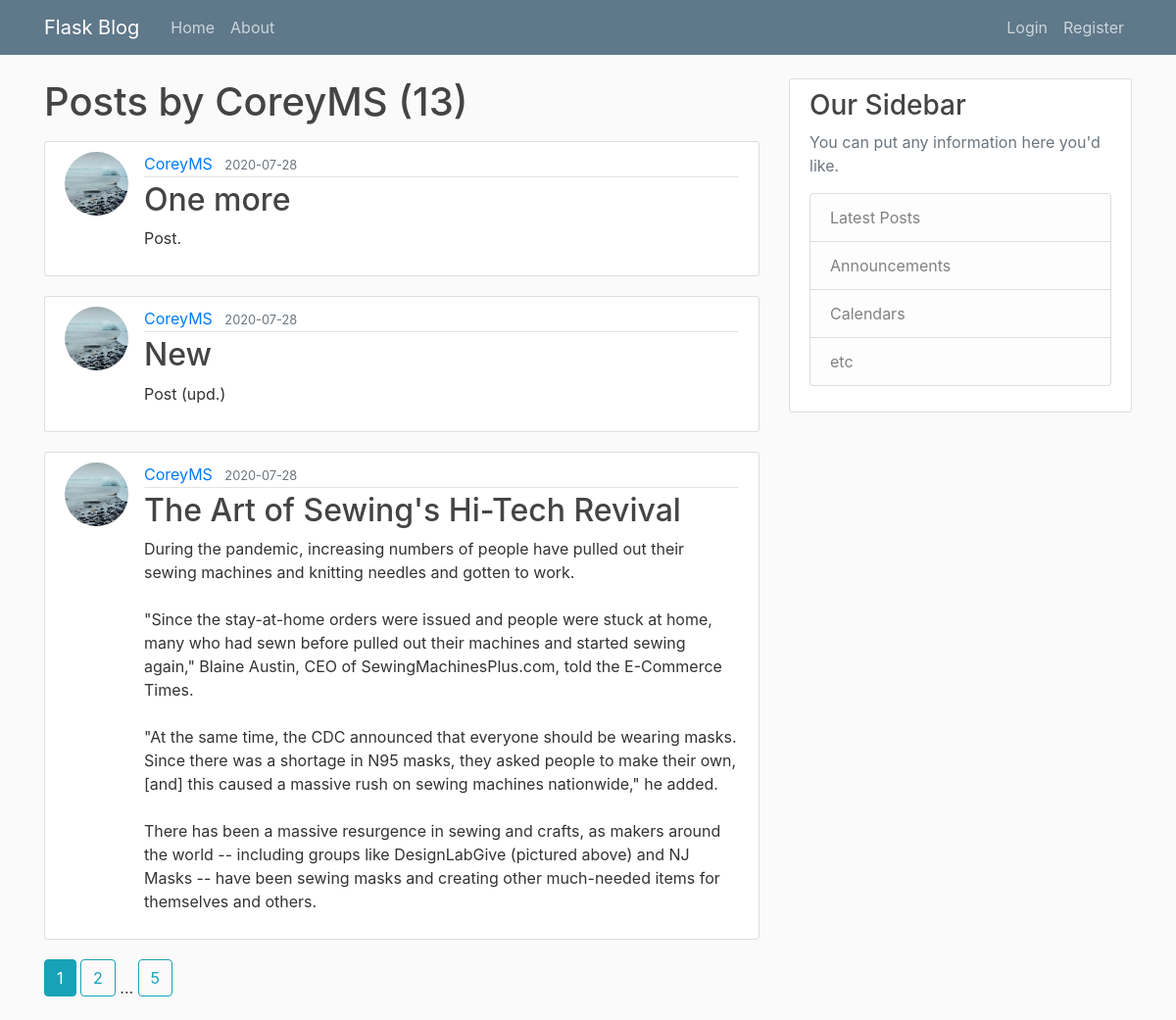
The app's page /user/CoreyMS with its own data.
### flaskblog/models.py (models this page shows, shortened)
class User(db.Model, UserMixin):
    id = db.Column(db.Integer, primary_key=True)
    username = db.Column(db.String(20), unique=True, nullable=False)
    email = db.Column(db.String(120), unique=True, nullable=False)
    image_file = db.Column(db.String(120), nullable=False, default='default.jpg')
    password = db.Column(db.String(60), nullable=False)
    posts = db.relationship('Post', backref='author', lazy=True)

class Post(db.Model):
    id = db.Column(db.Integer, primary_key=True)
    title = db.Column(db.String(100), nullable=False)
    date_posted = db.Column(db.DateTime, nullable=False, default=datetime.utcnow)
    content = db.Column(db.Text, nullable=False)
    user_id = db.Column(db.Integer, db.ForeignKey('user.id'), nullable=False)

### flaskblog/users/routes.py (the view)
@users.route('/user/<string:username>')
def user_posts(username):
    page = request.args.get('page', 1, type=int)
    user = User.query.filter_by(username=username).first_or_404()
    posts = Post.query.filter_by(author=user)\
        .order_by(Post.date_posted.desc())\
        .paginate(page=page, per_page=3)
    return render_template('user_posts.html', posts=posts, user=user)

### flaskblog/templates/user_posts.html
{% extends "layout.html" %}
{% block content %}
  <h1 class="mb-3">Posts by {{ user.username }} ({{ posts.total }})</h1>
  {% for post in posts.items %}
    <article class="media content-section">
      <img src="{{ url_for('static', filename='profile_pics/' + post.author.image_file) }}" alt="" class="rounded-circle article-img">
      <div class="media-body">
        <div class="article-metadata">
          <a class="mr-2" href="{{ url_for('users.user_posts', username=post.author.username) }}">{{ post.author.username }}</a>
          <small class="text-muted">{{ post.date_posted.strftime('%Y-%m-%d') }}</small>
        </div>
        <h2><a class="article-title" href="{{ url_for('posts.post', post_id=post.id) }}">{{ post.title }}</a></h2>
        <p class="article-content">{{ post.content }}</p>
      </div>
    </article>
  {% endfor %}
  {% for page_num in posts.iter_pages(left_edge=1, right_edge=1, left_current=1, right_current=2) %}
    {% if page_num %}
      {% if posts.page == page_num %}
        <a class="btn btn-info mb-4" href="{{ url_for('users.user_posts', username=user.username, page=page_num) }}">{{ page_num }}</a>
      {% else %}
        <a class="btn btn-outline-info mb-4" href="{{ url_for('users.user_posts', username=user.username, page=page_num) }}">{{ page_num }}</a>
      {% endif %}
    {% else %}
      ...
    {% endif %}
  {% endfor %}
{% endblock content %}

### flaskblog/static/main.css (style rules this page uses)
body { background: #fafafa; color: #333333; margin-top: 5rem; }
h1, h2, h3, h4, h5, h6 { color: #444444; }
.content-section { background: #ffffff; padding: 10px 20px; border: 1px solid #dddddd; border-radius: 3px; margin-bottom: 20px; }
.article-title { color: #444444; }
.article-content { white-space: pre-line; }
.article-img { height: 65px; width: 65px; margin-right: 16px; }
.article-metadata { padding-bottom: 1px; margin-bottom: 4px; border-bottom: 1px solid #e3e3e3 }

### records on screen
User: username "CoreyMS"
Post: image_file (picture), author.username "CoreyMS", date_posted "2020-07-28", title "One more", content "Post."
Post: image_file (picture), author.username "CoreyMS", date_posted "2020-07-28", title "New", content "Post (upd.)"
Post: image_file (picture), author.username "CoreyMS", date_posted "2020-07-28", title "The Art of Sewing's Hi-Tech Revival", content "During the pandemic, increasing numbers of people have pulled out their sewing machines and knitting needles and gotten to work. \"Since the stay-at-home orders were issued and people were stuck at home, many who had sewn before pulled out their machines and started sewing again,\" Blaine Austin, CEO of SewingMachinesPlus.com, told the E-Commerce Times. \"At the same time, the CDC announced that everyone should be wearing masks. Since there was a shortage in N95 masks, they asked people to make their own, [and] this caused a massive rush on sewing machines nationwide,\" he added. There has been a massive resurgence in sewing and crafts, as makers around the world -- including groups like…"

### other values on screen
{{ posts.total }} "13"
{{ page_num }} "1"
{{ page_num }} "2" "5"
